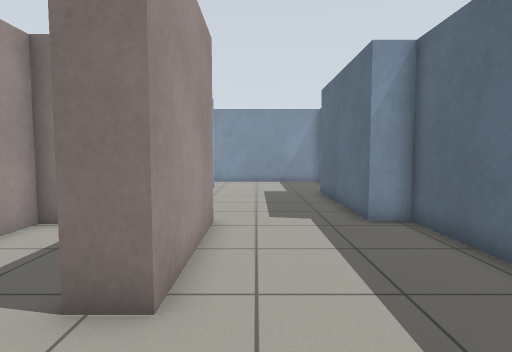
View 1 (above)

16 first-person views from a walk through a world built for the Gazebo simulator. The camera is 0.94 m above the floor, tilts 4° down and sees 80° across. The floor is counted in squares, 0.5 m on a side. Each view is taken from the middle of a square. On the plan, view 1 faces up. The plan holds only what a view shows up to about 16 squares ahead; the rest is blank. The place goes on beyond the plan. Gazebo's built-in surfaces are drawn with simple patterns.

View 2
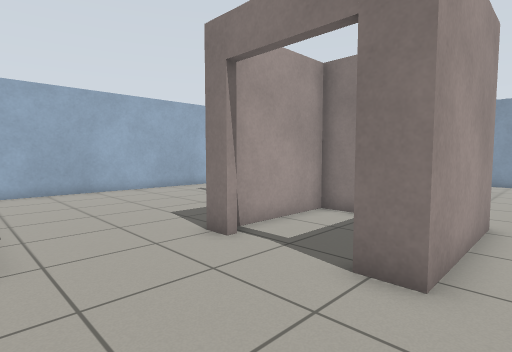

View 3
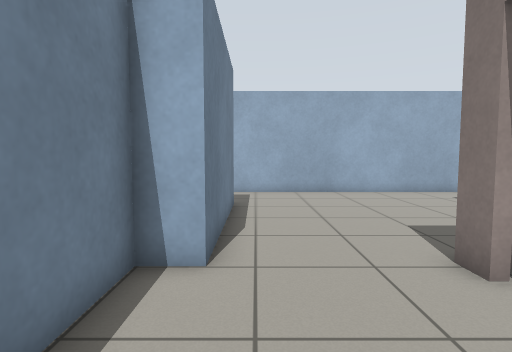

View 4
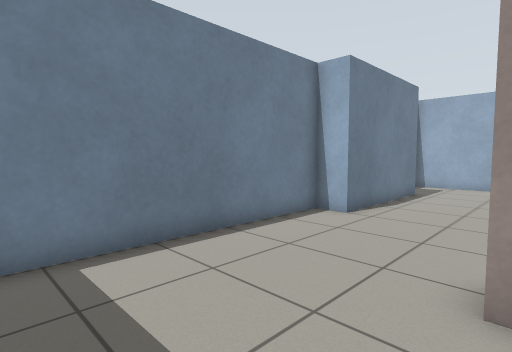

View 5
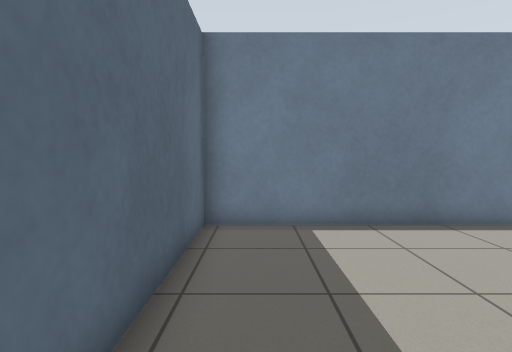

View 6
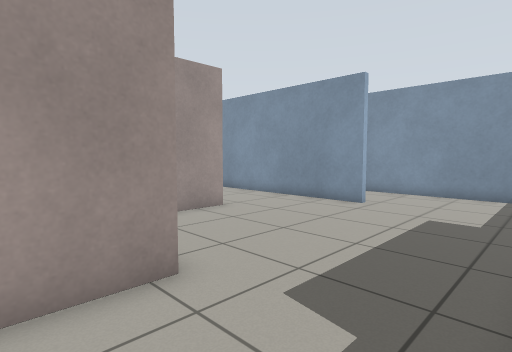

View 7
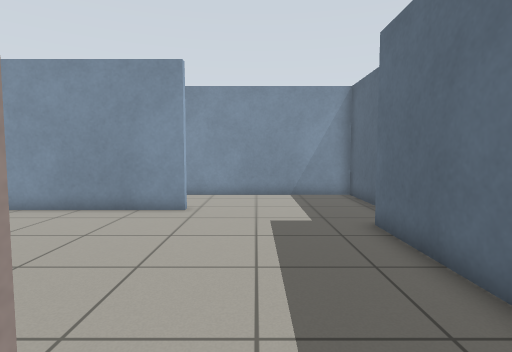

View 8
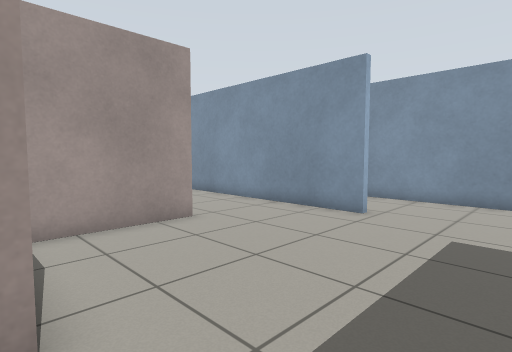

View 9
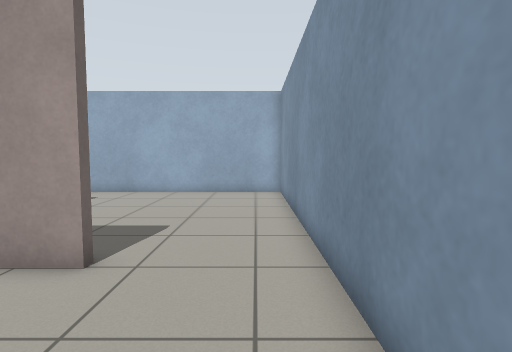

View 10
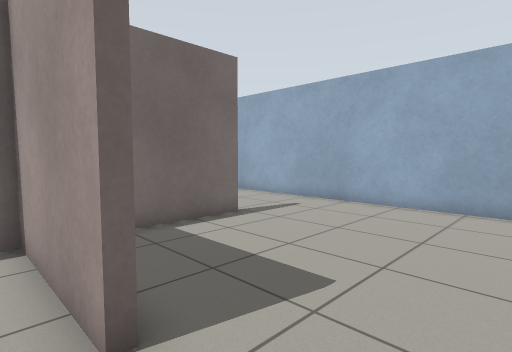

View 11
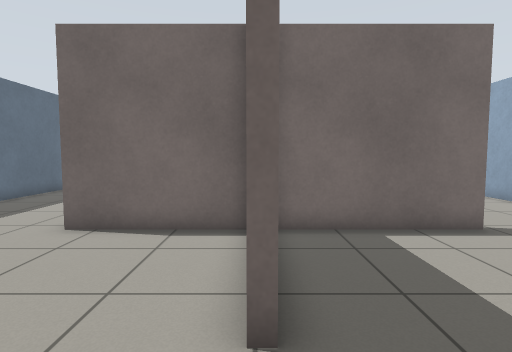

View 12
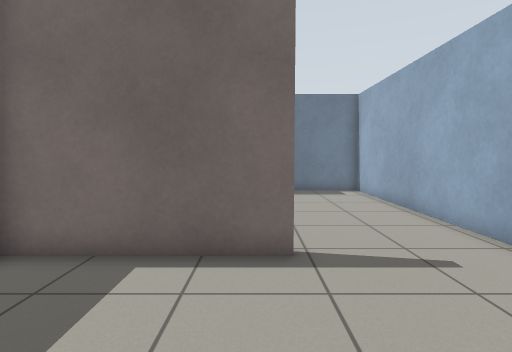

View 13
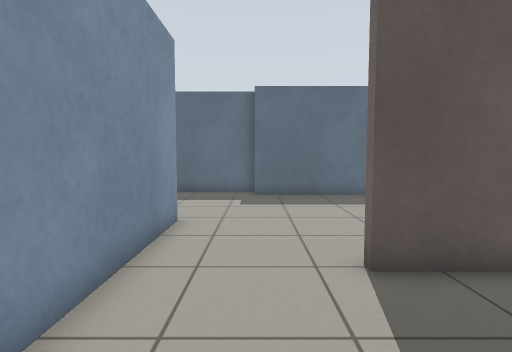

View 14
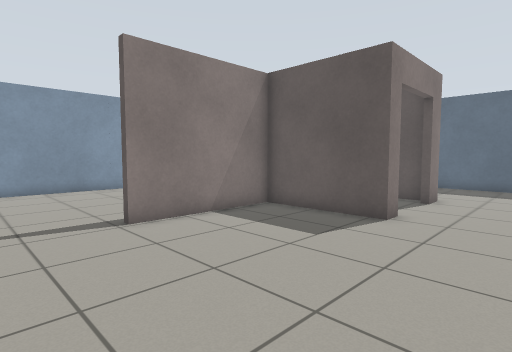

View 15
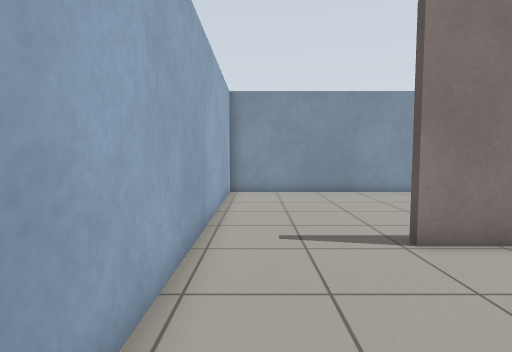

View 16
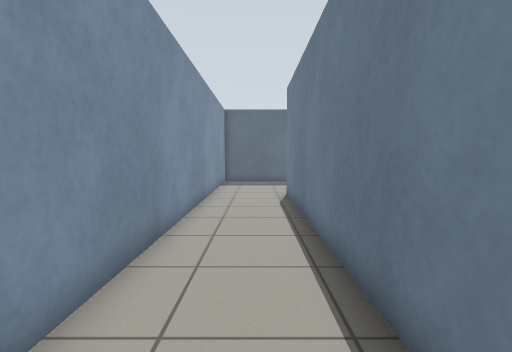

### Floor plan
Points are (right, up) in squares from view 1. A wall is a line through its corners. A room is listed if a view was taken in it or the views show most of it. See-through windows are left out.
Room 1 (views 1, 2, 3, 4, 5, 6, 7, 8, 14, 15)
walls: (-5.4, 3.5) (-6.2, 3.5) (-6.2, 8.2) (-11.8, 8.2); (-1.2, 7.5) (-1.2, 3.5) (-2.3, 3.5); (-12.6, -0.8) (-5.9, -0.8) (-5.9, -2) (4.4, -2) (4.4, 8.6) (3.2, 8.6); (-16.3, 7.5) (-16.3, -2) (-13, -2)
ways out: opening at (1, 8.3) to room 2; opening at (-13.5, 8) to room 3; open door at (-4, 4) to room 5
Room 2 (views 9, 10)
walls: (-2.4, 17.5) (-2.4, 17.2) (-5.4, 17.2); (-5.9, 13.3) (-5.9, 8.5) (-1.2, 8.5) (-1.2, 7.5); (4.4, 15) (4.4, 21.2) (-1.6, 21.2); (3.2, 8.6) (3.2, 15.1)
ways out: opening at (1, 8.3) to room 1; opening at (-6, 15) to room 3; opening at (-2.5, 19.5) to room 4
Room 3 (views 11, 12, 13)
walls: (-11.8, 8.5) (-6.3, 8.5); (-6.2, 10.9) (-6.2, 13.3); (-5.4, 17.2) (-16.3, 17.2) (-16.3, 7.5)
ways out: opening at (-13.5, 8) to room 1; opening at (-6, 15) to room 2
Room 4 (view 16)
walls: (-15.4, 17.5) (-2.4, 17.5); (-1.6, 21.2) (-14.5, 21.2)
ways out: opening at (-2.5, 19.5) to room 2
Room 5 (no view inside)
walls: (-4.6, 8.2) (-5.9, 8.2) (-5.9, 4.1); (-1.5, 3.9) (-1.5, 4.9)
ways out: open door at (-4, 4) to room 1

Positions as (right, up) in squares from view 1, and headings:
1: (0, 0), facing up
2: (0, -1), facing up-left
3: (-1, 0), facing left
4: (3, 4), facing down-left
5: (3, 6), facing down
6: (3, 6), facing up-left
7: (0, 7), facing up
8: (2, 8), facing up-left
9: (-1, 16), facing left
10: (-5, 16), facing down-left
11: (-6, 16), facing down
12: (-11, 14), facing down
13: (-11, 15), facing right
14: (-15, 0), facing up-right
15: (-15, 2), facing up
16: (-17, 19), facing right
